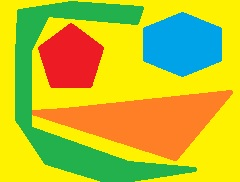
#> input picture Graph-Segmentation/general/my2.jpg, 240 x 182 px
$ jupyter execute 'Reprezentacja grafowa.ipynb'
#> lines starting #> are read from the running program, lines starting #| are printed output that depends on the picture
# Reprezentacja grafowa obrazu #
Plan:

1. Wczytywanie obrazu.

2. Transformacja do grafu.

3. Wizualizacja za pomocą programu *graphviz*.

## Import bibliotek##

[cell 1]
from PIL import Image
import numpy as np
import networkx as nx
from graphviz import Graph
from random import random

## 1. Wczytywanie obrazu ##

[cell 2]
hen = Image.open("./my2.jpg")
#> hen is the input picture: PIL image 240x182 RGB; mean R, G, B 189.9, 189.8, 43.7
hen

Teraz należy przekształcić obraz do postaci macierzy $x \times y \times 3$. Jej elementami będą wartości poszczególnych pikseli. Zauważmy, że jest to macierz 3-wymiarowa - ostatni wymiar odpowiada warstwom *RGB*.

[cell 3]
#hen = hen.resize((64,64))
image_arr = np.array(hen, dtype='int16')
image_arr.shape
#> Out = (182, 240, 3)

[cell 4]
hen

## 2. Transformacja do grafu ##

[cell 5]
G = nx.Graph()

Definiowanie zbiorów wierzchołków grafu

[cell 6]
width=image_arr.shape[0]
#> width = 182
height=image_arr.shape[1]
#> height = 240

[cell 7]
for i in range(width):
    for j in range(height):
        G.add_node((i,j))

# (*) ustalamy czy chcemy 8 (true) czy 4 (false) sąsiadów

[cell 8]
edges_8=True

# (*) ustalamy metrykę do liczenia odległości między pikselami

[cell 9]
def diff(image_arr, x1, y1, x2, y2):
    _out = np.sum((image_arr[x1, y1] - image_arr[x2, y2]) ** 2)
    return np.sqrt(_out)

Definiowanie zbiorów krawędzi grafu

[cell 10]
for y in range(height):
        for x in range(width):
            if x > 0:
                G.add_edge((x,y),(x-1,y),weight=diff(image_arr,x,y,x-1,y))

            if y > 0:
                G.add_edge((x,y),(x,y-1),weight=diff(image_arr,x,y,x,y-1))

            if edges_8:
                if x > 0 and y > 0:
                    G.add_edge((x,y),(x-1,y-1),weight=diff(image_arr,x,y,x-1,y-1))

                if x > 0 and y <width-1:
                    G.add_edge((x,y),(x-1,y+1),weight=diff(image_arr,x,y,x-1,y+1))

# 3. Algorytm oparty na MST

Sortujemy krawędzie

[cell 11]
sorted_edges=sorted(G.edges(data=True),key=lambda e: e[2]['weight'])
#> sorted_edges = 162958 items

Definiujemy klasy pomocnicze (wierzchołek i las)

[cell 12]
class Node:
    def __init__(self, parent, rank=0, size=1):
        self.parent = parent
        self.rank = rank
        self.size = size

[cell 13]
class Forest:
    def __init__(self, num_nodes):
        self.nodes = [Node(i) for i in range(num_nodes)]
        self.num_sets = num_nodes

    def size_of(self, i):
        return self.nodes[i].size

    def find(self, n):
        temp = n
        while temp != self.nodes[temp].parent:
            temp = self.nodes[temp].parent

        self.nodes[n].parent = temp
        return temp

    def merge(self, a, b):
        if self.nodes[a].rank > self.nodes[b].rank:
            self.nodes[b].parent = a
            self.nodes[a].size = self.nodes[a].size + self.nodes[b].size
        else:
            self.nodes[a].parent = b
            self.nodes[b].size = self.nodes[b].size + self.nodes[a].size

            if self.nodes[a].rank == self.nodes[b].rank:
                self.nodes[b].rank = self.nodes[b].rank + 1

        self.num_sets = self.num_sets - 1

[cell 14]
forest = Forest(width*height)

[cell 15]
vertex_id = lambda x, y: y * width + x

# (*) funkcja progowa do MST (aby drzewa nie były zbyt duże), zarówno stała jak i cała funkcja może byc parametrem

[cell 16]
def threshold(size, const):
    return (const *1.0 / size)

[cell 17]
const=20.0

[cell 18]
Threshold = [ threshold(1, const) for _ in range(width*height) ]

[cell 19]
for e in sorted_edges:
        parent_a = forest.find(vertex_id(e[0][0],e[0][1]))
        parent_b = forest.find(vertex_id(e[1][0],e[1][1]))
        a_condition = e[2]['weight'] <= Threshold[parent_a]
        b_condition = e[2]['weight'] <= Threshold[parent_b]

        if parent_a != parent_b and a_condition and b_condition:
            forest.merge(parent_a, parent_b)
            a = forest.find(parent_a)
            Threshold[a] = e[2]['weight'] + threshold(forest.nodes[a].size, const)
#> this loop made 162958 passes
#> (parent_a, parent_b, a) on passes 1, 2, 3, 6, 7, 10, 11, 14, 15, 18, 19, 22: (0, 1, 1), (1, 182, 1), (1, 183, 1), (1, 364, 1), (1, 365, 1), (1, 546, 1), (1, 547, 1), (1, 728, 1), (1, 729, 1), (1, 910, 1), (1, 911, 1), (1, 1092, 1)
#> (parent_a, parent_b, a) on passes 62, 63, 65, 66, 67, 68: (2912, 2913, 2913), (2913, 3094, 2913), (3276, 3277, 3277), (3822, 3641, 3641), (4004, 4005, 4005), (4186, 4187, 4187)
#> after the loop, Threshold = 43680 items

# (*) ustalamy minimalną liczbę pikseli w elemencie (algorytm zdecydowanie do poprawy, brak kryterium pozbywania się małych elementów)

[cell 20]
min_size=2500

[cell 21]
for e in sorted_edges:
        a = forest.find(vertex_id(e[0][0],e[0][1]))
        b = forest.find(vertex_id(e[1][0],e[1][1]))

        if a != b and (forest.size_of(a) < min_size or forest.size_of(b) < min_size):
            forest.merge(a, b)
#> this loop made 162958 passes

[cell 22]
forest.num_sets
#> Out = 9

# 4. Generujemy obraz z otrzymanego lasu

[cell 23]
random_color = lambda: (int(random()*255), int(random()*255), int(random()*255))
colors = [random_color() for i in range(width*height)]
img = Image.new('RGB', (width, height))
#> img: PIL image 182x240 RGB; every value is 0
im = img.load()
for y in range(height):
    for x in range(width):
        comp = forest.find(y * width + x)
        im[x, y] = colors[comp]

[cell 24]
img=img.transpose(Image.ROTATE_270).transpose(Image.FLIP_LEFT_RIGHT)
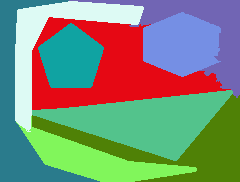
#> img: PIL image 240x182 RGB; mean R, G, B 122.6, 139.7, 119.7
